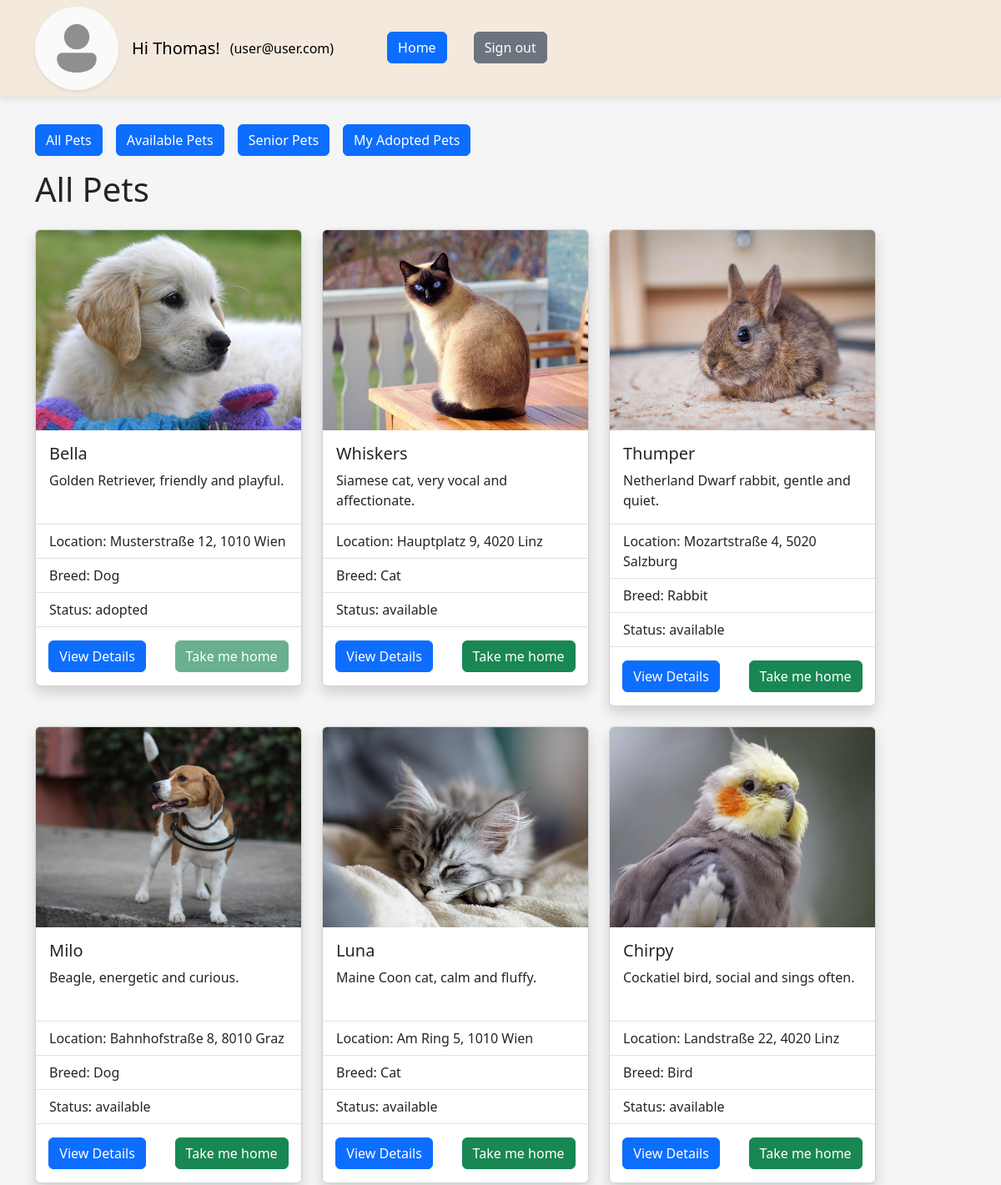
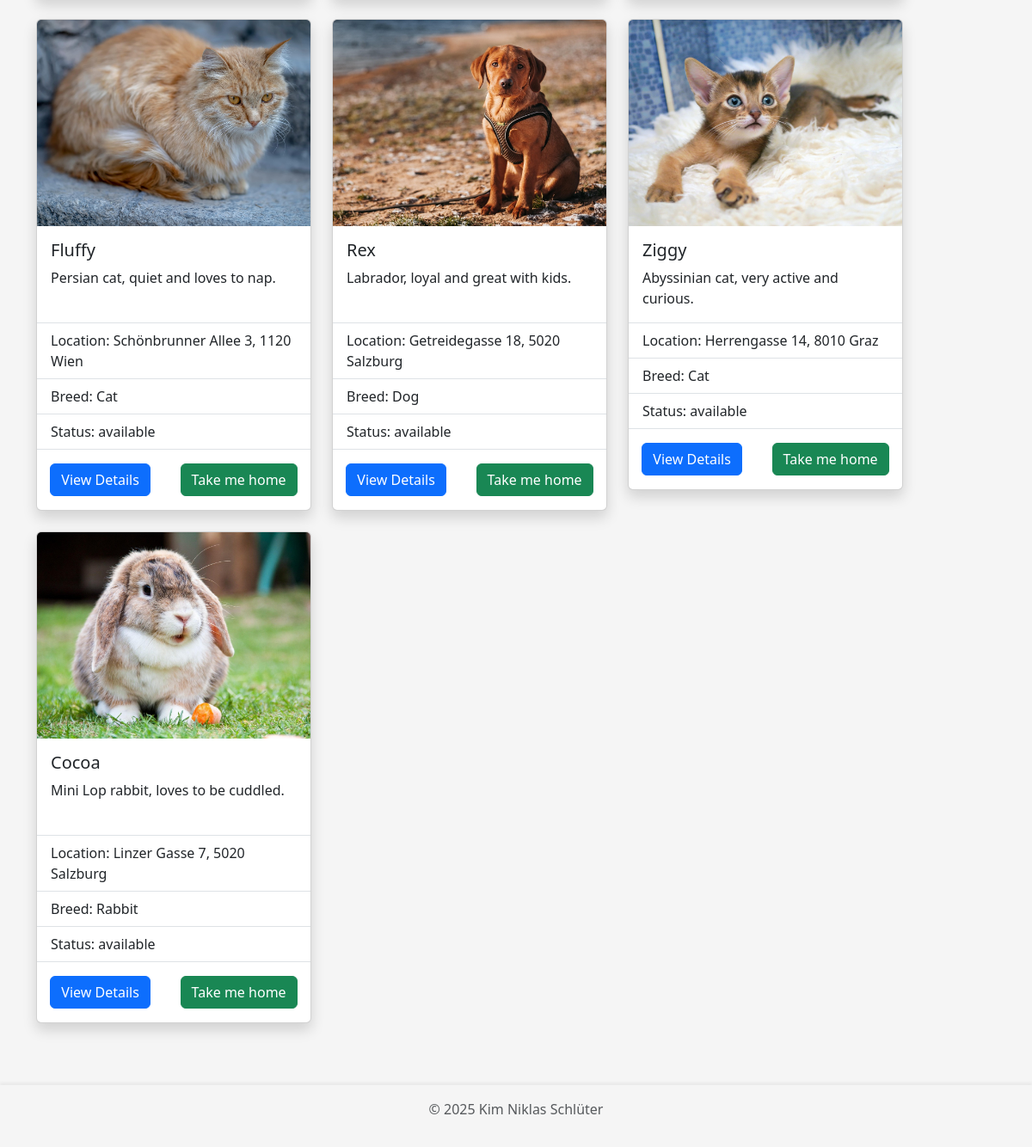
The page /website/home.php (signed in) on the database its author committed (2 pictures, top to bottom).
### tables this page shows
CREATE TABLE `user` (
  `id` int(11) NOT NULL,
  `email` varchar(200) NOT NULL,
  `password` varchar(255) NOT NULL,
  `first_name` varchar(100) NOT NULL,
  `last_name` varchar(100) NOT NULL,
  `phone` varchar(50) NOT NULL,
  `address` varchar(100) NOT NULL,
  `picture` varchar(255) NOT NULL,
  `authority` enum('user','admin') NOT NULL
);

CREATE TABLE `animal` (
  `id` int(11) NOT NULL,
  `name` varchar(100) NOT NULL,
  `picture` varchar(255) DEFAULT NULL,
  `location` varchar(100) NOT NULL,
  `description` text DEFAULT NULL,
  `size` enum('small','default','big') NOT NULL DEFAULT 'default',
  `age` int(11) DEFAULT NULL,
  `vaccinated` tinyint(1) NOT NULL,
  `status` enum('available','adopted') NOT NULL DEFAULT 'available',
  `breed_id` int(11) NOT NULL
);

CREATE TABLE `breed` (
  `id` int(11) NOT NULL,
  `name` varchar(100) NOT NULL
);

### website/components/animals.php (called while the page is built, shortened)
<?php
require_once __DIR__ . '/db_connect.php';
require_once __DIR__ . '/util.php';
$conn = db_connect();
function create_response($status, $message, $data = [])
{
  $response = [
    "status" => $status,
    "message" => $message,
    "data" => $data
  ];
  return $response;
}
function fetch_animals_internal($sql)
{
  global $conn;
  $result = mysqli_query($conn, $sql);
  $rows = mysqli_fetch_all($result, MYSQLI_ASSOC);
  return create_response("200", "Successfully fetched animals.", $rows);
}
function get_all_animals()
{
  return fetch_animals_internal("SELECT * FROM `animal`");
}
function get_breed_by_id($breed_id)
{
  global $conn;
  $sql = "SELECT * FROM `breed` WHERE id=$breed_id";
  $result = mysqli_query($conn, $sql);
  $row = mysqli_fetch_assoc($result);
  return $row;
}
function get_animal_picture_url($animalData)
{
  return $animalData['picture'] ? PICTURE_FOLDER_NAME . '/' . $animalData['picture'] : ANIMAL_DEFAULT_PICTURE_URL;
}

### website/components/util.php (called while the page is built, shortened)
<?php
function get_my_user_id_from_session()
{
  if (isset($_SESSION["user"])) {
    return $_SESSION["user"];
  } else if (isset($_SESSION["admin"])) {
    return $_SESSION["admin"];
  } else {
    return null;
  }
}
function get_user_data($conn, $userId)
{
  $sql = "SELECT * FROM `user` WHERE `id`='$userId'";
  $result = mysqli_query($conn, $sql);
  if ($result) {
    $row = mysqli_fetch_assoc($result);
    $defaultImgUrl = './' . PICTURE_FOLDER_NAME . '/user.png';
    if (empty($row['picture'])) {
      $row['profile_img_url'] = $defaultImgUrl;
    } else {
      $pictureUrl = './' . PICTURE_FOLDER_NAME . '/' . $row['picture'];
      if (!file_exists($pictureUrl)) {
        $row['profile_img_url'] = $defaultImgUrl;
      } else {
        $row['profile_img_url'] = $pictureUrl;
      }
    }
  }
  return $row;
}

### website/components/card_layout.php (the view, shortened to what this page needs)
<?php
function create_card_layout_for_animals($response)
{
  $rows = $response['data'];
  $layout = "<div class='row row-cols-1 row-cols-md-2 row-cols-lg-3 row-cols-xl-3 row-cols-xxl-4
                         justify-content-center justify-content-md-start'>";
  foreach ($rows as $animal) {
    $animalPictureUrl = get_animal_picture_url($animal);
    $breedData = get_breed_by_id($animal['breed_id']);
    $layout .= "
    <div style='width: fit-content;'>
      <div class='card shadow mb-4 d-flex flex-column justify-content-between align-items-center' style='max-width: 20rem;'>";
    $layout .= "<div style='width: 100%'>
                  <div class='animal-picture-container'>
                    <img src='$animalPictureUrl' class='card-img-top animal-image' alt=''>
                  </div>
                  <div class='card-body'>
                    <h5 class='card-title'>{$animal['name']}</h5>
                    <p class='card-text' style='min-height: 48px'>{$animal['description']}</p>
                  </div>
                </div>";
    $layout .= "<div style='width: 100%'>";
    $layout .= "<ul class='list-group list-group-flush'>
                  <li class='list-group-item' style='padding: 0'></li>
                  <li class='list-group-item'>Location: {$animal['location']}</li>
                  <li class='list-group-item'>Breed: {$breedData['name']}</li>
                  <li class='list-group-item'>Status: {$animal['status']}</li>";
    $layout .= "  <li class='list-group-item'></li>
                </ul>";
    if (isset($_SESSION['user'])) {
      $layout .= "<div class='d-flex flex-row gap-1 justify-content-around mb-3' style='width:100%'>
                    <a href='./animal_details.php?id={$animal['id']}' class='btn btn-primary'>View Details</a>";
      $layout .= "<form method='POST'>
                      <input type='hidden' name='animal_id_to_adopt' value='{$animal['id']}' />
                      <input" . (($animal['status'] != 'available') ? " disabled" : "") . " type='submit' name='adopt_animal' class='btn btn-success' value='Take me home' />
                  </form>";
      $layout .= "</div>";
    } else if (isset($_SESSION['admin'])) {
      $layout .= "<div class='d-flex flex-row gap-2 justify-content-center mb-3'>
                    <a href='./animal_details.php?id={$animal['id']}' class='btn btn-primary'>View Details</a>
                    <a href='./animal_update.php?id={$animal['id']}' class='btn btn-success'>Update</a>
                    <a href='./animal_delete.php?id={$animal['id']}' class='btn btn-danger'>Delete</a>
                  </div>";
    }
    $layout .= "</div>";
    $layout .=  "</div></div>";
  }
  $layout .= "</div>";
  return $layout;
}

### website/components/navbar.php (shortened to what this page needs)
<?php
$homeUrl = isset($_SESSION['admin']) ? "dashboard.php" : "home.php";
$homeName = isset($_SESSION['admin']) ? "Dashboard" : "Home";
?>
<header class='p-0 mb-3 border-bottom title-row'>
  <nav class="navbar navbar-expand-lg" style="min-height: 3.5rem">
    <div class="container">
      <?php if (isset($_SESSION['user']) || isset($_SESSION['admin'])) { ?>
        <a href='<?= $homeUrl ?>' class='d-block me-3'>
          <img src='<?= $myUserData['profile_img_url'] ?? '' ?>' alt='profile image' width='100' height='100' class='rounded-circle shadow-sm' style='object-fit:cover;'>
        </a>
        <a class="navbar-brand me-1" href="<?= $homeUrl ?>">Hi <?= $myUserData['first_name'] ?? '' ?>!</a>
      <?php } ?>
      <div class="collapse navbar-collapse" id="navbarNav">
        <ul class="navbar-nav gap-2">
          <?php if (isset($_SESSION['user']) || isset($_SESSION['admin'])) { ?>
            <li class="nav-item me-5">
              <a class="nav-link link-body-emphasis" href="#"><?= '(' . $myUserData['email'] . ')' ?></a>
            </li>
            <li class="nav-item me-4">
              <a class="btn btn-primary" href="<?= $homeUrl ?>"><?= $homeName ?></a>
            </li>
            <li class="nav-item">
              <a class="btn btn-secondary" href="logout.php">Sign out</a>
            </li>
          <?php } ?>
        </ul>
      </div>
    </div>
  </nav>
</header>

### website/styles/style.css (style rules this page uses)
body { background-color: whitesmoke; display: flex; flex-flow: column nowrap; justify-content: flex-start; min-height: 100vh; }

### website/styles/card_layout.css (style rules this page uses)
.animal-picture-container { width: 100%; height: 15rem; margin: 0 !important; overflow: hidden; }
.animal-image { width: 100%; height: 100%; object-fit: cover; }

### rows shown on the page
user: first_name "Thomas", email "user@user.com"
animal: picture (picture), name "Bella", description "Golden Retriever, friendly and playful.", location "Musterstraße 12, 1010 Wien", breed.name "Dog", status "adopted", adopt_animal "Take me home"
animal: picture (picture), name "Whiskers", description "Siamese cat, very vocal and affectionate.", location "Hauptplatz 9, 4020 Linz", breed.name "Cat", status "available", adopt_animal "Take me home"
animal: picture (picture), name "Thumper", description "Netherland Dwarf rabbit, gentle and quiet.", location "Mozartstraße 4, 5020 Salzburg", breed.name "Rabbit", status "available", adopt_animal "Take me home"
animal: picture (picture), name "Milo", description "Beagle, energetic and curious.", location "Bahnhofstraße 8, 8010 Graz", breed.name "Dog", status "available", adopt_animal "Take me home"
animal: picture (picture), name "Luna", description "Maine Coon cat, calm and fluffy.", location "Am Ring 5, 1010 Wien", breed.name "Cat", status "available", adopt_animal "Take me home"
animal: picture (picture), name "Chirpy", description "Cockatiel bird, social and sings often.", location "Landstraße 22, 4020 Linz", breed.name "Bird", status "available", adopt_animal "Take me home"
animal: picture (picture), name "Fluffy", description "Persian cat, quiet and loves to nap.", location "Schönbrunner Allee 3, 1120 Wien", breed.name "Cat", status "available", adopt_animal "Take me home"
animal: picture (picture), name "Rex", description "Labrador, loyal and great with kids.", location "Getreidegasse 18, 5020 Salzburg", breed.name "Dog", status "available", adopt_animal "Take me home"
animal: picture (picture), name "Ziggy", description "Abyssinian cat, very active and curious.", location "Herrengasse 14, 8010 Graz", breed.name "Cat", status "available", adopt_animal "Take me home"
animal: picture (picture), name "Cocoa", description "Mini Lop rabbit, loves to be cuddled.", location "Linzer Gasse 7, 5020 Salzburg", breed.name "Rabbit", status "available", adopt_animal "Take me home"

### other values the page prints
$homeName "Home"
$pageTitle "All Pets"
